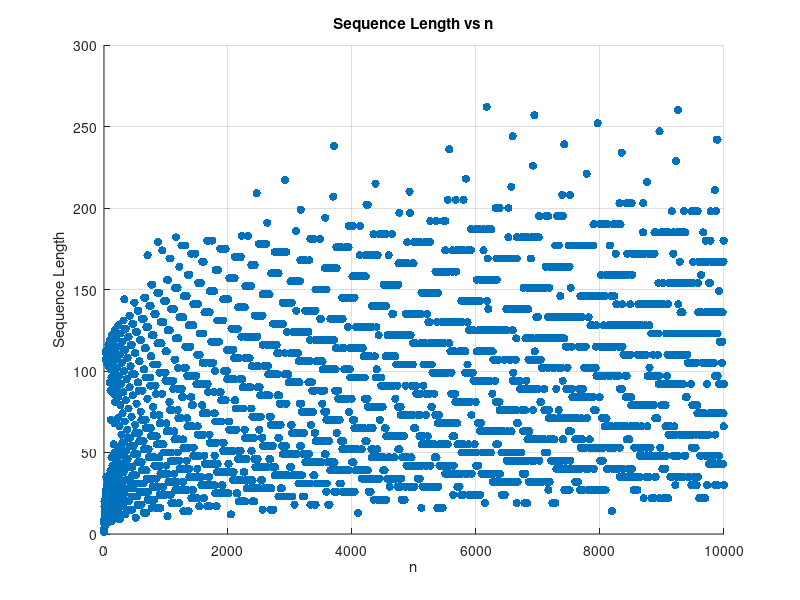

The MATLAB script that drew this image:
clc; clear;

n_values = 1:10000;
sequence_lengths = zeros(size(n_values));

for i = 1:length(n_values)
    n = n_values(i);
    sequence_length = 1; 
    while n ~= 1
        if mod(n, 2) == 0
            n = n / 2;
        else
            n = 3 * n + 1;
        end
        sequence_length = sequence_length + 1;
    end
    sequence_lengths(i) = sequence_length;
end

scatter(n_values, sequence_lengths, 'filled');
xlabel('n');
ylabel('Sequence Length');
title('Sequence Length vs n');
grid on;

